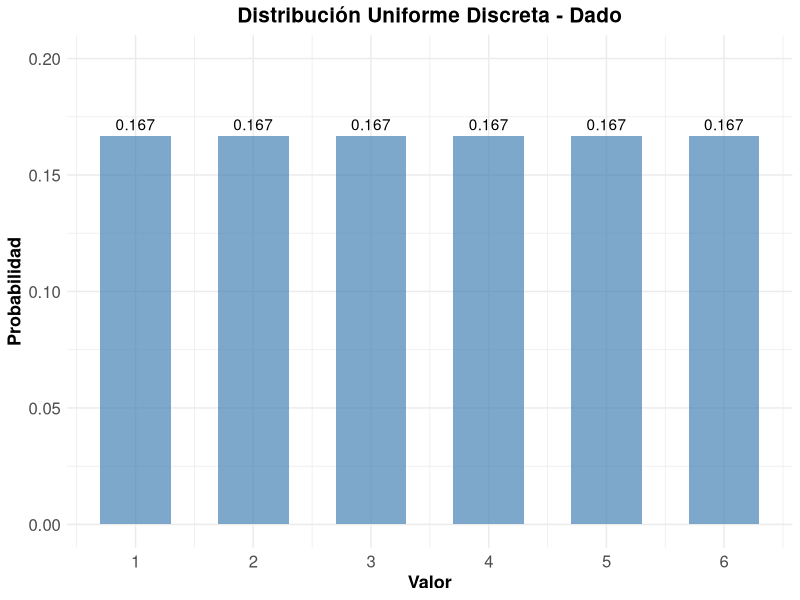
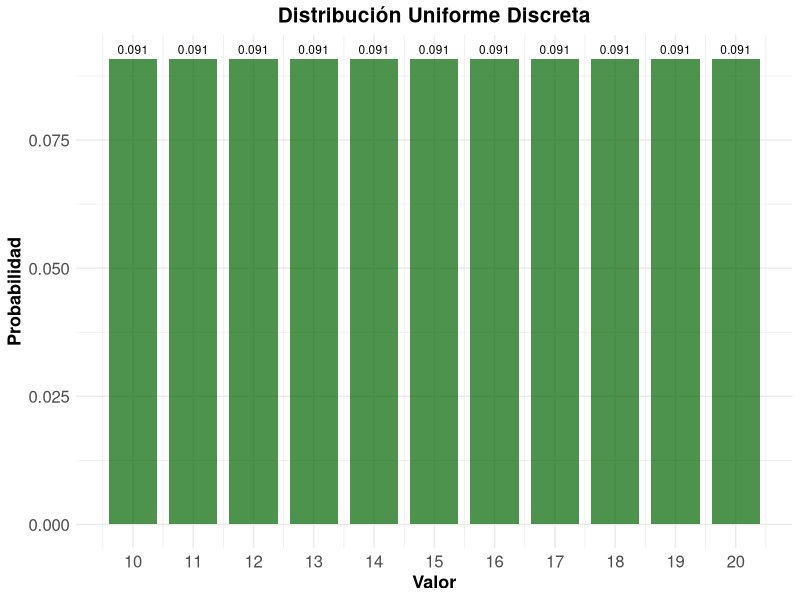
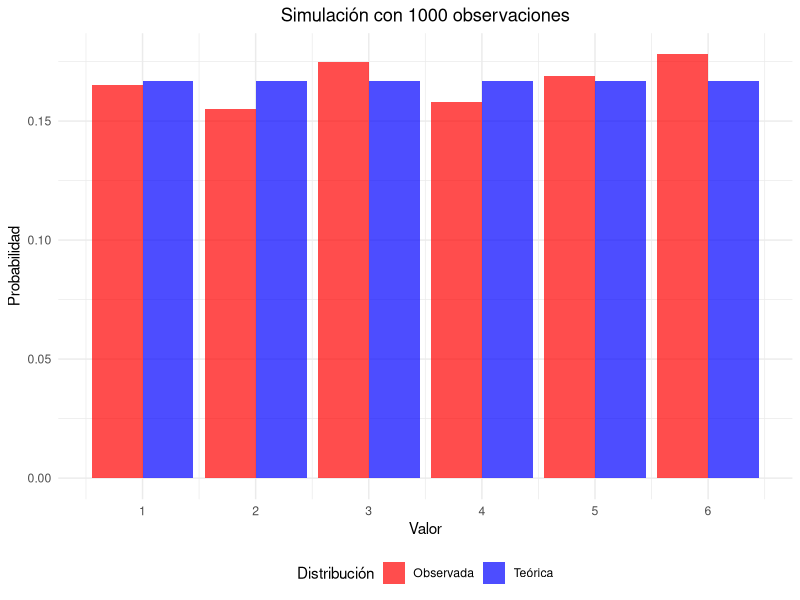
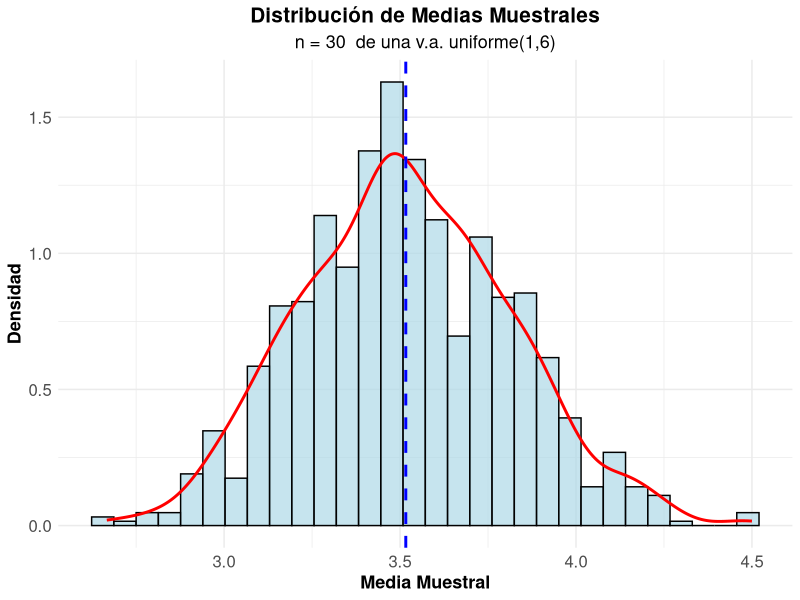
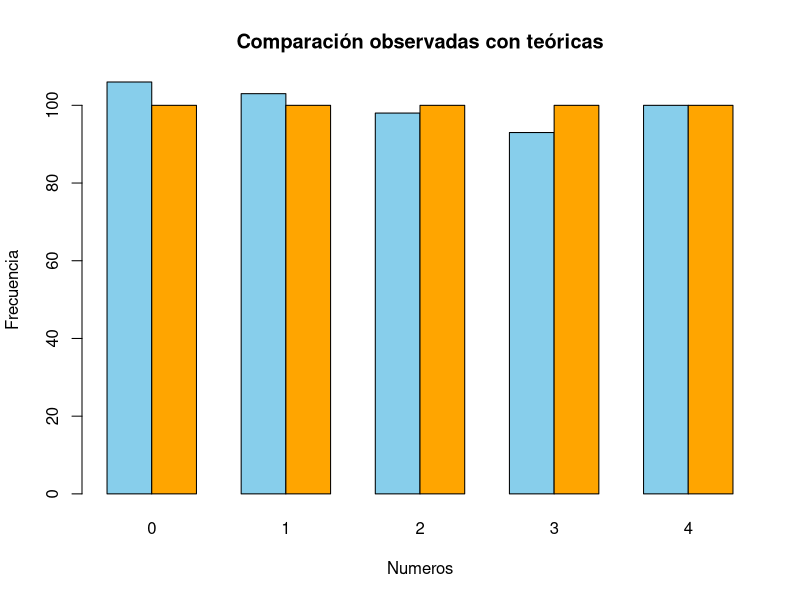

Write R code to recreate these figures, in order.
## ---- chunk 1
#| label: setup
#| include: false
library(tidyverse)
library(kableExtra)
library(gridExtra)
## ---- chunk 2
#| code-fold: true
#| label: dado-ejemplo

# Parámetros del dado
x_1 <- 1
x_6 <- 6
valores <- x_1:x_6
probabilidades <- rep(1/length(valores), length(valores))

# Crear data frame
dado_data <- data.frame(
  Valor = valores,
  Probabilidad = probabilidades
)

# Mostrar tabla
kable(dado_data, 
      caption = "Distribución de probabilidad de un dado",
      align = "cc") %>%
  kable_styling(bootstrap_options = "striped")
## ---- chunk 3
#| code-fold: true
#| label: parametros-dado
# Media
media <- sum(dado_data$Valor)/length(dado_data$Valor)
cat("Media:", media, "\n")

# Varianza
varianza <- sum((dado_data$Valor- media)^2)/length(dado_data$Valor)
cat("Varianza:", varianza, "\n")

# Desviación estándar
desv_std <- sqrt(varianza)
cat("Desviación estándar:", round(desv_std, 4), "\n")
## ---- chunk 4
#| code-fold: true
#| label: grafico-dado
#| fig-cap: "Función de probabilidad de un dado"

ggplot(dado_data, aes(x = Valor, y = Probabilidad)) +
  geom_col(fill = "steelblue", alpha = 0.7, width = 0.6) +
  geom_text(aes(label = round(Probabilidad, 3)), vjust = -0.5) +
  scale_x_continuous(breaks = valores) +
  scale_y_continuous(limits = c(0, 0.20)) +
  labs(title = "Distribución Uniforme Discreta - Dado",
       x = "Valor",
       y = "Probabilidad") +
  theme_minimal() +
  theme(
    legend.title = element_text(size=13, face="bold"),
    legend.text = element_text(size=13),
    plot.title = element_text(size=15, face="bold", hjust = 0.5),
    plot.subtitle = element_text(size=13, hjust = 0.5),
    axis.text.x=element_text(size=12),
    axis.text.y=element_text(size=12),
    axis.title.x = element_text(face="bold", size=13),
    axis.title.y = element_text(face="bold", size=13)
    # panel.grid.major.y = element_line(color = "#ECF0F1", linewidth = 0.5,
    #   linetype = "dashed"),
    # panel.grid.minor.y = element_blank(),
    # panel.grid.major.x = element_blank(),
    # panel.background = element_rect(fill = "#FAFAFA", color = NA),
    # plot.background = element_rect(fill = "white", color = NA)
  )
## ---- chunk 5
#| code-fold: true
#| label: ejemplo-numeros

x2_1 <- 10
x2_n <- 20
valores2 <- x2_1:x2_n
probabilidades2 <- rep(1/(length(valores2)), length(valores2))

# Data_frame
data2 <- data.frame(
  Valor = valores2,
  Probabilidad = probabilidades2
)

# Parámetros estadísticos
media2 <- mean(data2$Valor)
varianza2 <- sum((data2$Valor - media2)^2)/length(data2$Valor)
desv_std2 <- sqrt(varianza2)

cat("Media:", media2, "\n")
cat("Varianza:", round(varianza2, 4), "\n")
cat("Desviación estándar:", round(desv_std2, 4), "\n")
## ---- chunk 6
#| label: grafico-numeros
#| code-fold: true
#| fig-align: "center"
#| fig-cap: "Distribución uniforme discreta entre 10 y 20"


ggplot(data2, aes(x = Valor, y = Probabilidad)) +
  geom_col(fill = "darkgreen", alpha = 0.7, width = 0.8) +
  geom_text(aes(label = round(Probabilidad, 3)), 
            vjust = -0.5, size = 3) +
  scale_x_continuous(breaks = seq(10, 20, 1)) +
  labs(title = "Distribución Uniforme Discreta",
       x = "Valor",
       y = "Probabilidad") +
  theme_minimal() +
  theme(
    legend.title = element_text(size=13, face="bold"),
    legend.text = element_text(size=13),
    plot.title = element_text(size=15, face="bold", hjust = 0.5),
    plot.subtitle = element_text(size=13, hjust = 0.5),
    axis.text.x=element_text(size=12),
    axis.text.y=element_text(size=12),
    axis.title.x = element_text(face="bold", size=13),
    axis.title.y = element_text(face="bold", size=13)
    # panel.grid.major.y = element_line(color = "#ECF0F1", linewidth = 0.5,
    #   linetype = "dashed"),
    # panel.grid.minor.y = element_blank(),
    # panel.grid.major.x = element_blank(),
    # panel.background = element_rect(fill = "#FAFAFA", color = NA),
    # plot.background = element_rect(fill = "white", color = NA)
  )
## ---- chunk 7
#| code-fold: true
#| label: simulacion

# Generar 1000 números aleatorios
n_sim <- 1000
muestra <- sample(1:6, n_sim, replace = TRUE)

# Frecuencias observadas
freq_obs <- table(muestra)
freq_rel <- prop.table(freq_obs)

# Comparar con probabilidades teóricas
comparacion <- data.frame(
  Valor = 1:6,
  Prob_Teorica = rep(1/6, 6),
  Freq_Observada = as.numeric(freq_rel)
)

kable(comparacion, 
      caption = "Comparación entre probabilidades teóricas y observadas",
      col.names = c("Valor", "Prob. Teórica", "Freq. Observada"),
      digits = 4) |> 
  kable_styling(bootstrap_options = "striped")
## ---- chunk 8
#| code-fold: true
#| label: grafico-simulacion
#| fig-width: 8
#| fig-height: 6
#| fig-align: "center"
#| fig-cap: "Comparación entre distribución teórica y simulada"


# Preparar datos para el gráfico
comp_long <- comparacion |> 
  pivot_longer(cols = c(Prob_Teorica, Freq_Observada),
               names_to = "Tipo",
               values_to = "Probabilidad") |> 
  mutate(Tipo = case_when(
    Tipo == "Prob_Teorica" ~ "Teórica",
    Tipo == "Freq_Observada" ~ "Observada"
  ))

ggplot(comp_long, aes(x = Valor, y = Probabilidad, fill = Tipo)) +
  geom_col(position = "dodge", alpha = 0.7) +
  scale_x_continuous(breaks = 1:6) +
  scale_fill_manual(values = c("Teórica" = "blue", "Observada" = "red")) +
  labs(title = paste("Simulación con", n_sim, "observaciones"),
       x = "Valor",
       y = "Probabilidad",
       fill = "Distribución") +
  theme_minimal() +
  theme(plot.title = element_text(hjust = 0.5),
        legend.position = "bottom")
## ---- chunk 9
#| code-fold: true
#| label: limite-central
#| fig-width: 8
#| fig-height: 6
#| fig-align: "center"
#| fig-cap: "Verificación del Teorema Central del Límite"
# Simular medias muestrales

k_muestra <- 1000
n_muestra <- 30

medias_muestrales <- replicate(k_muestra, {
  muestra <- sample(1:6, n_muestra, replace = TRUE)
  mean(muestra)
})

# Crear histograma
hist_data <- data.frame(Medias = medias_muestrales)

ggplot(hist_data) +
  geom_histogram(aes(x=Medias, after_stat(density)), bins = 30, 
                 fill = "lightblue", alpha = 0.7, color = "black") +
  geom_density(aes(x = Medias), color = "red", linewidth = 1) +
  geom_vline(xintercept = mean(medias_muestrales), 
             color = "blue", linetype = "dashed", linewidth = 1) +
  labs(title = "Distribución de Medias Muestrales",
       subtitle = paste("n =", n_muestra, " de una v.a. uniforme(1,6)"),
       x = "Media Muestral",
       y = "Densidad") +
  theme_minimal() +
  theme(
    legend.title = element_text(size=13, face="bold"),
    legend.text = element_text(size=13),
    plot.title = element_text(size=15, face="bold", hjust = 0.5),
    plot.subtitle = element_text(size=13, hjust = 0.5),
    axis.text.x=element_text(size=12),
    axis.text.y=element_text(size=12),
    axis.title.x = element_text(face="bold", size=13),
    axis.title.y = element_text(face="bold", size=13)
    # panel.grid.major.y = element_line(color = "#ECF0F1", linewidth = 0.5,
    #   linetype = "dashed"),
    # panel.grid.minor.y = element_blank(),
    # panel.grid.major.x = element_blank(),
    # panel.background = element_rect(fill = "#FAFAFA", color = NA),
    # plot.background = element_rect(fill = "white", color = NA)
  )

# Estadísticas
cat("Media teórica:", (1+6)/2, "\n")
cat("Media observada:", round(mean(medias_muestrales), 4), "\n")
cat("Varianza teórica de la media:", round(((6-1+1)^2-1)/12/n_muestra, 4), "\n")
cat("Varianza observada de la media:", round(var(medias_muestrales), 4), "\n")
## ---- chunk 10
bolas=1:8
par=bolas[bolas%%2==0]
probpar=length(par)/length(bolas)
## ---- chunk 11
numeros=5:15
medianum=mean(numeros)
medianum
varianzanum=sum((numeros-medianum)^2)/length(numeros)
varianzanum
## ---- chunk 12
set.seed(123)
observaciones=sample(0:4, size = 500, replace = TRUE)
frecuenciaObs <- table(observaciones)
frecuenciaObs
teoricas=rep(500 * (1/5), 5)
tabla = cbind(Observada = frecuenciaObs, Teorica = teoricas)
tabla
barplot(t(tabla), beside = TRUE, col = c("skyblue", "orange"), 
        main = "Comparación observadas con teóricas", xlab = "Numeros", ylab = "Frecuencia")
